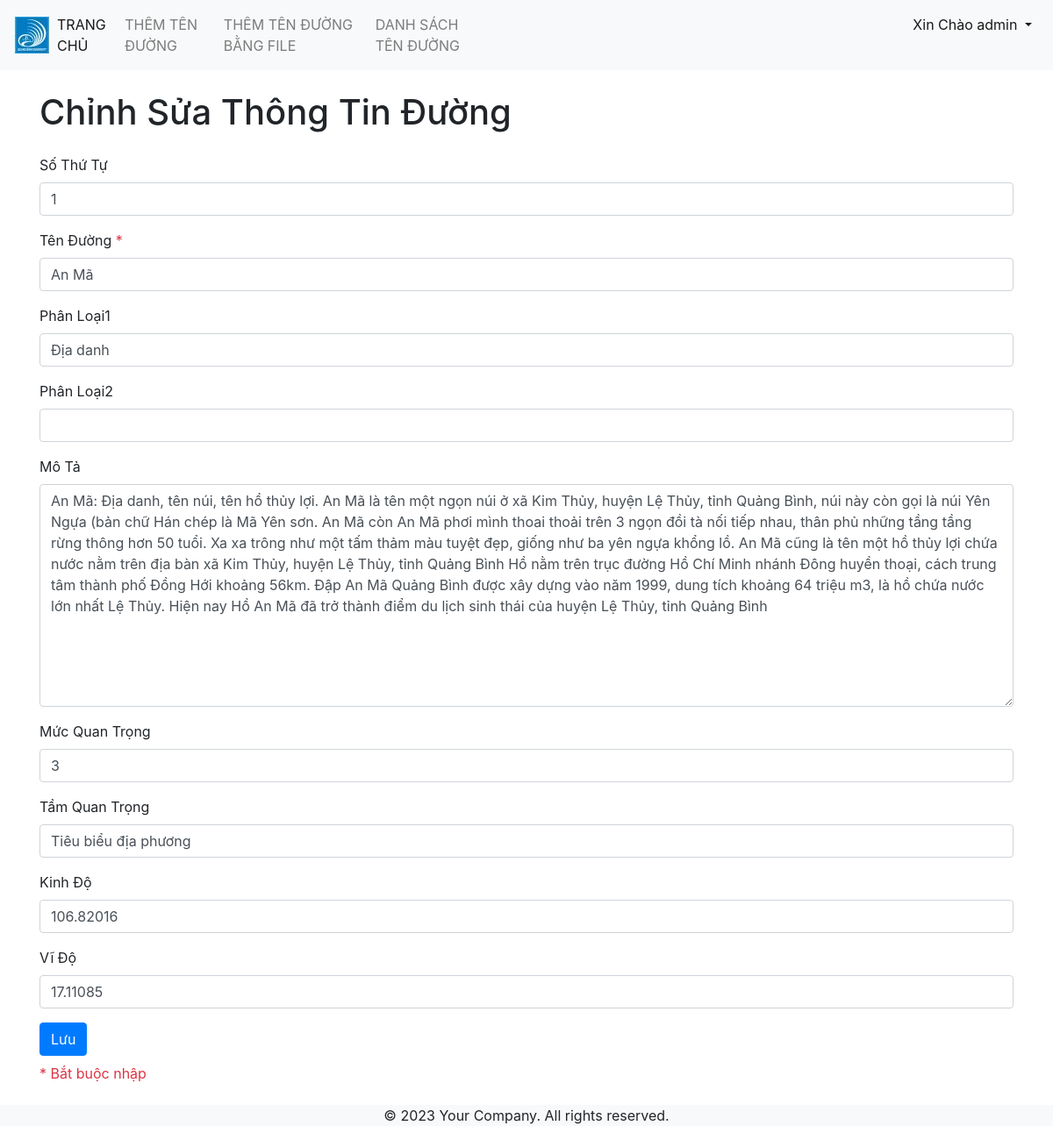
Page /edit/2/ (signed in) on the committed database.
### duong/models.py (models this page shows, shortened)
class Street(models.Model):
    stt = models.IntegerField(blank=True, null=True)
    name = models.CharField(max_length=200)
    category = models.CharField(max_length=200, blank=True, null=True)
    category2 = models.CharField(max_length=200, blank=True, null=True)
    description = models.TextField(blank=True, null=True)
    importance_level = models.CharField(max_length=200, blank=True, null=True)
    significance = models.CharField(max_length=200, blank=True, null=True)
    longitude = models.FloatField(blank=True, null=True)
    latitude = models.FloatField(blank=True, null=True)

### duong/views.py (the view)
# urls.py: path('edit/<int:pk>/', views.edit_street, name='edit_street'),
@login_required
def edit_street(request, pk):
    street = Street.objects.get(pk=pk)
    if request.method == 'POST':
        form = StreetForm(request.POST, instance=street)
        if form.is_valid():
            form.save()
            return redirect('street_list')
    else:
        form = StreetForm(instance=street)
    context = {
        'form': form
    }
    if request.user.is_authenticated:
        context['user_authenticated'] = True
    return render(request, 'streets/edit_street.html', context)

### duong/forms.py
class StreetForm(forms.ModelForm):
    class Meta:
        model = Street
        fields = ['stt', 'name', 'category', 'category2', 'description', 'importance_level', 'significance', 'longitude', 'latitude']
        widgets = {
            'stt': forms.NumberInput(attrs={'class': 'form-control'}),
            'name': forms.TextInput(attrs={'class': 'form-control'}),
            'category': forms.TextInput(attrs={'class': 'form-control'}),
            'category2': forms.TextInput(attrs={'class': 'form-control'}),
            'description': forms.Textarea(attrs={'class': 'form-control'}),
            'importance_level': forms.TextInput(attrs={'class': 'form-control'}),
            'significance': forms.TextInput(attrs={'class': 'form-control'}),
            'longitude': forms.TextInput(attrs={'class': 'form-control'}),
            'latitude': forms.TextInput(attrs={'class': 'form-control'}),
        }

### duong/templates/streets/edit_street.html (shortened to what this page needs)
{% extends 'base_generic.html' %}
{% block content %}
  <div class="container mt-4">
    <h1 class="mb-4">Chỉnh Sửa Thông Tin Đường</h1>
    <form method="post" class="needs-validation" novalidate>
      <div class="form-group">
        <label for="id_stt">Số Thứ Tự</label>
        {{ form.stt }}
      </div>
      <div class="form-group">
        <label for="id_name">Tên Đường <span class="text-danger">*</span></label>
        {{ form.name }}
      </div>
      <div class="form-group">
        <label for="id_category">Phân Loại1</label>
        {{ form.category }}
      </div>
      <div class="form-group">
        <label for="id_category">Phân Loại2</label>
        {{ form.category2 }}
      </div>
      <div class="form-group">
        <label for="id_description">Mô Tả</label>
        {{ form.description }}
      </div>
      <div class="form-group">
        <label for="id_importance_level">Mức Quan Trọng</label>
        {{ form.importance_level }}
      </div>
      <div class="form-group">
        <label for="id_significance">Tầm Quan Trọng</label>
        {{ form.significance }}
      </div>
      <div class="form-group">
        <label for="id_longitude">Kinh Độ</label>
        {{ form.longitude }}
      </div>
      <div class="form-group">
        <label for="id_latitude">Vĩ Độ</label>
        {{ form.latitude }}
      </div>
      <button type="submit" class="btn btn-primary">Lưu</button>
    </form>
    <p class="text-danger mt-2">* Bắt buộc nhập</p>
  </div>
{% endblock %}

### duong/templates/base_generic.html (shortened to what this page needs)
<!doctype html>
<html lang="en">
  <head>
    <link rel="stylesheet" href="https://cdn.jsdelivr.net/npm/bootstrap@4.6.2/dist/css/bootstrap.min.css">
  </head>
  <body>
    <nav class="navbar navbar-expand-lg navbar-light bg-light">
        <span class="logo">
            <img src="/static/logoqb1.jpg" alt="QBU">
        </span>
        <div class="collapse navbar-collapse" id="navbarSupportedContent">
            <ul class="navbar-nav mr-auto">
                <li class="nav-item active">
                    <a class="nav-link" href="{% url 'home' %}">TRANG CHỦ <span class="sr-only">(current)</span></a>
                </li>
                {% if user_authenticated %}
                    <li class="nav-item">
                        <a class="nav-link" href="{% url 'add_street' %}">THÊM TÊN ĐƯỜNG</a>
                    </li>
                    <li class="nav-item">
                        <a class="nav-link" href="{% url 'upload_file' %}">THÊM TÊN ĐƯỜNG BẰNG FILE</a>
                    </li>
                {% endif %}
                <li class="nav-item">
                    <a class="nav-link" href="{% url 'street_list' %}">DANH SÁCH TÊN ĐƯỜNG</a>
                </li>
                <div style="width: 600px;"></div>
                {% if user_authenticated %}
                    <div style="width: 75px;"></div>
                    <li class="nav-item dropdown mr-10 active">
                        <a class="nav-link dropdown-toggle " href="#" role="button" data-toggle="dropdown" aria-expanded="false"> Xin Chào {{ user.username }}
                        </a>
                    </li>
                {% endif %}
            </ul>
        </div>
    </nav>
    <main>
        {% block content %}
        {% endblock %}
    </main>
    <footer class="footer bg-light mt-4" >
        <div class="container text-center">
            <p>&copy; 2023 Your Company. All rights reserved.</p>
        </div>
    </footer>
  </body>
</html>

### rows in the picture
Street: stt "1", name "An Mã", category "Địa danh", description "An Mã: Địa danh, tên núi, tên hồ thủy lợi. An Mã là tên một ngọn núi ở xã Kim Thủy, huyện Lệ Thủy, tỉnh Quảng Bình, núi này còn gọi là núi Yên Ngựa (bản chữ Hán chép là Mã Yên sơn. An Mã còn An Mã phơi mình thoai thoải trên 3 ngọn đồi tà nối tiếp nhau, thân phủ những tầng tầng rừng thông hơn 50 tuổi. Xa xa trông như một tấm thảm màu tuyệt đẹp, giống như ba yên ngựa khổng lồ. An Mã cũng là tên một hồ thủy lợi chứa nước nằm trên địa bàn xã Kim Thủy, huyện Lệ Thủy, tỉnh Quảng Bình Hồ nằm trên trục đường Hồ Chí Minh nhánh Đông huyền thoại, cách trung tâm thành phố Đồng Hới khoảng 56km. Đập An Mã Quảng Bình được xây dựng vào năm 1999, dung tích khoảng 64 triệu m3, là hồ chứa nước lớn nhất Lệ…", importance_level "3", significance "Tiêu biểu địa phương", longitude "106.82016", latitude "17.11085"

### other values in the picture
{{ user.username }} "admin"
